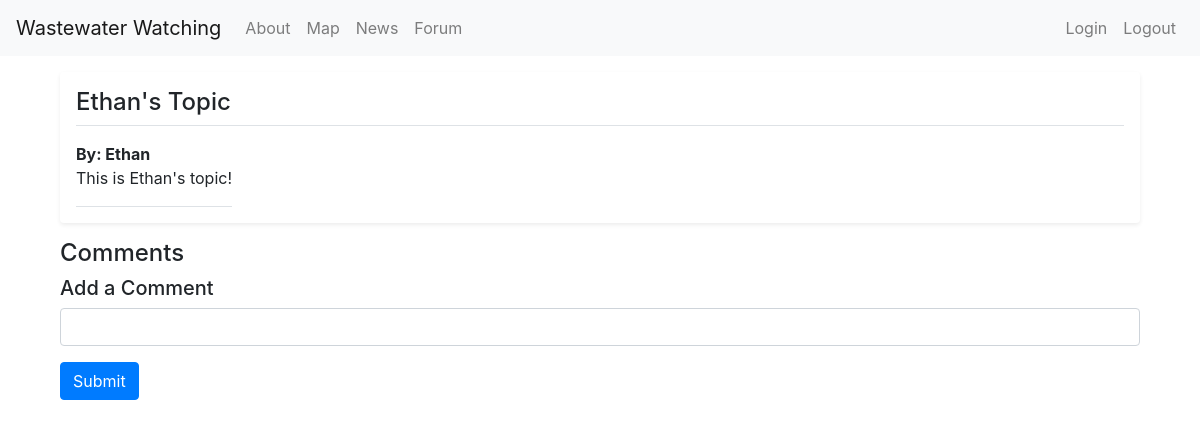
Page /forum/topic/3/newcomment (signed in) on the committed database.
### app.py (models this page shows)
class Topic(db.Model):
    id: Mapped[int] = mapped_column(primary_key=True)
    title: Mapped[str] = mapped_column(unique=True)
    user: Mapped[str]
    description: Mapped[str]

### app.py (the view, shortened to what this page needs)
@app.route('/forum/topic/<int:id>/newcomment', methods=["GET","POST"])
@login_required
def new_comment(id):
    topic = db.get_or_404(Topic, id)
    comments = Comment.query.filter_by(topicId=id).all()
    return render_template('forum/newcomment.html', topic=topic, comments=comments, name=current_user.name)

### app.py (called while the page is built)
@login_manager.user_loader
def load_user(user_id):
    return User.query.get(int(user_id))

### templates/forum/newcomment.html (shortened to what this page needs)
{% extends 'base.html' %}
{% block content %}
    <div class="container">
        <div class="my-3 p-3 bg-body rounded shadow-sm">
            <h4 class="border-bottom pb-2 mb-0">{{topic['title']}}</h6>
            <div class="d-flex pt-3">
              <p class="pb-3 mb-0 border-bottom">
                <strong class="d-block text-gray-dark">By: {{topic['user']}}</strong>
                {{topic['description']}}
              </p>
        </div>
        </div>
        <h4>Comments</h4>
        <h5>Add a Comment</h5>
        <form action="/forum/topic/{{topic.id}}/newcomment" method="post">
            <div class="mb-3">
                <input type="text" name="text" class="form-control" id="text" aria-describedby="textContent">
            </div>
            <button type="submit" class="btn btn-primary">Submit</button>
        </form>
    </div>
{% endblock %}

### rows in the picture
Topic: title "Ethan's Topic", user "Ethan", description "This is Ethan's topic!"
